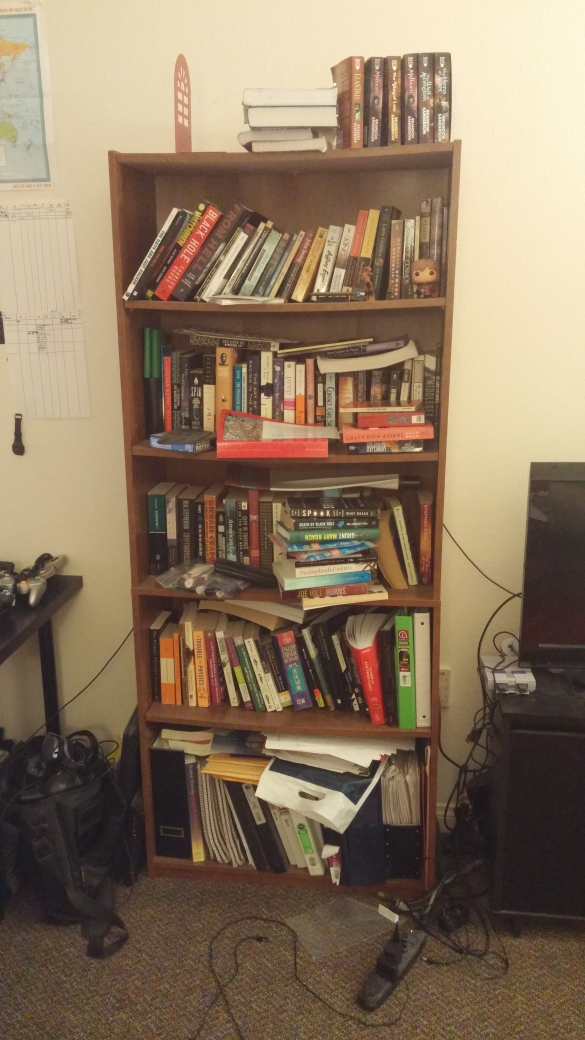
#> input picture shelfy/img/books0.jpg, 2340 x 4160 px (shown at 1/4 size)
$ python -i image_processing.py   (imports and definitions only)   (older library calls are emulated)
#> lines starting #> are read from the running program, lines starting #| are printed output that depends on the picture; after the words box and inside, x2 and y2 are one past the last pixel; in counts of white or black regions, pixels touching at a corner belong together
#> further down, picture is the input picture: shape (4160, 2340, 3); mean B, G, R 94.6, 117.3, 137.7
# Imports
import cv2
import matplotlib.pyplot as plt
import numpy as np
import scipy.ndimage
import scipy.stats


class Line(object):
    '''
    Simple class that holds the information related to a line;
    i.e., the slope, y-intercept, and center point along the line
    '''

    vertical_threshold = 30

    def __init__(self, m, b, center, min_x, max_x, min_y, max_y):
        '''
        m: slope
        b: y-intercept
        center: center point along the line (tuple)
        '''

        self.m = m
        self.b = b

        self.center = center

        self.min_x = min_x
        self.max_x = max_x

        self.min_y = min_y
        self.max_y = max_y


    # [42 lines left out: functions y, x, plot_img, not called in this run]

def gaussian_blur(img, sigma, debug = False):
    '''
    Blurs the image with a gaussian kernel of length sigma.
    This is usually done before line detection is performed.
    '''

    proc_img = scipy.ndimage.filters.gaussian_filter(img, sigma = (sigma, sigma))


    if debug:
        print('gaussian blur')
        plot_img(proc_img, show = True)

    return proc_img


def downsample(img, num_downsamples, debug = False):
    '''
    Downsamples an image by 50% num_downsamples times.
    This effectively reduces image size and resolution.
    '''

    proc_img = np.copy(img)
    for i in range(num_downsamples):
        proc_img = scipy.ndimage.interpolation.zoom(proc_img,.5)

        if debug:
            print('downsample', i)
            plot_img(proc_img, show = True)

    return proc_img

def sobel_x_squared(img, debug = False):
    '''
    Calculates the sobel_x transformation (x-gradient) squared.
    '''

    proc_img = cv2.Sobel(img, cv2.CV_64F, 1, 0, ksize = -1)**2.

    if debug:
        print('sobel x')
        plot_img(proc_img)

    return proc_img

# [27 lines left out: functions sobel_y_squared, laplace_squared, not called in this run]

def standardize(img, debug = False):
    '''
    Standardizes the image via img = (img - min/(max-min), where max and min
    are the maxima and minima pixel intensities present in the image
    '''
    proc_img = (img - np.min(img))/(np.max(img)-np.min(img))

    if debug:
        print('standardize')
        plot_img(proc_img)

    return proc_img

# [32 lines left out: functions digitize, binarize, not called in this run]


def dynamic_binarize(img, cutoff, debug = False):
    '''
    Binarizes an image by setting intensity of any pixel value with intensity
    not equal to zero to equal one.
    Final image has pixel intensities [0,1].
    '''

    if debug:
        print('dynamic binarize (before)')
        plt.hist(img.flatten())
        plt.show()

    for i in range(20):
        cutoff = i*.01
        bright_pixel_ratio = len(np.where(img > cutoff)[0])/(img.shape[0]*img.shape[1])


        if bright_pixel_ratio <= 0.4:
            break

    img[img > cutoff] = 1
    img[img <= cutoff] = 0


    if debug:
        print('dynamic binarize')

        plot_img(img, show = True)


    return img


# [88 lines left out: functions binarize_alt, erode_subtract, horizontal_dilate, horizontal_dilate_subtract, erode, not called in this run]

def vertical_erode(img, structure_length, iterations, debug = False):
    '''
    Erodes the image with a vertical structure element of length structure_length.
    Used to get rid of lines that are primarily horizontal.
    '''


    structure = np.array([[0,1,0],[0,1,0],[0,1,0]])*structure_length
    proc_img = scipy.ndimage.morphology.binary_erosion(img, structure, iterations)

    if debug:
        print('vertical erode')
        plot_img(proc_img, show = True)

    return proc_img

def vertical_dilate(img, structure_length, iterations, debug = False):
    '''
    Dilates an image in the vertical direction using a vertical structure element
    of scale structure_length.
    This is used to connect lines that are close by vertically.
    Repeats iterations times.
    '''

    structure = np.array([[0,1,0],[0,1,0],[0,1,0]])*structure_length
    proc_img = scipy.ndimage.morphology.binary_dilation(img, structure, iterations)

    if debug:
        print('vertical dilate')
        plot_img(proc_img, show = True)

    return proc_img

# [51 lines left out: functions dilate, horizontal_erode, horizontal_erode_dilate, not called in this run]

def connected_components(img, debug = False):
    '''
    Finds all connected components in a binary image and assigns all connections
    within a component to a unique value for that component.
    Returns the processed image, and the values of the unique components.

    '''
    proc_img, levels = scipy.ndimage.label(img, structure = np.ones((3,3)))
    levels = list(range(1, levels + 1))


    if debug:
        print('find connected components, levels = ', levels)
        plot_img(proc_img, show = True)

    return proc_img, levels


def remove_short_clusters_vertical(img, levels, threshold_fraction, debug = False):
    '''
    Given an image that has been labeled with connected components (see above),
    calculates the vertical height of each component and filters those that
    are too short.
    The threshold should be set as a fraction of the longest line present in the
    image.
    This is used to remove short vertical lines.

    '''

    drop_values = []
    ptps = []

    # Calculate peak-to-peak height of line
    for level in levels:
        bright_pixels = np.where(img == level)
        ptp = np.ptp(bright_pixels[0])
        ptps.append(ptp)


    # Determine which lines to drop
    threshold = np.max(ptps)/2.
    for i in range(len(ptps)):
        if ptps[i] < threshold:
            drop_values.append(levels[i])


    # Drop the lines
    for drop_value in drop_values:
        img[img == drop_value] = 0


    if debug:
        print('remove short clusters')
        plt.hist(ptps, bins = 25)
        plt.show()
        plot_img(img, show = True)

    return img


# [41 lines left out: function remove_short_clusters_horizontal, not called in this run]


def upsample(img, upsample_factor, debug = False):
    '''
    Upsamples the image, e.g. multiplies its height and width by the upsample_factor.
    This is performed to restore the image to the correct overall size that it
    was before a downsample was used in the imag eprocessing pipeline.
    '''


    proc_img = img.repeat(upsample_factor, axis = 0).repeat(upsample_factor, axis = 1)

    if debug:
        print('upsample')
        plot_img(proc_img, show = True)

    return proc_img

# [12 lines left out: function invert, not called in this run]

def get_lines_from_img(img, levels, debug = False):
    '''
    Finds the equations for all of the lines in a binary image,
    and returns as a list of Line objects (see above class definition).
    '''

    lines = []
    for level in levels:
        line = np.where(img == level)
        xs = line[1]
        ys = line[0]
        center = [np.mean(xs), np.mean(ys)]

        min_x = np.min(xs)
        max_x = np.max(xs)
        min_y = np.min(ys)
        max_y = np.max(ys)

        #print('std ratio', np.std(ys)/np.std(xs))
        spread = (np.max(ys) - np.min(ys))/(np.max(xs) - np.min(xs))

        # Line is vertical
        #if (np.std(ys)/np.std(xs) > 10):
        if spread > 10:
            line = Line(1000, 0, center, min_x, max_x, min_y, max_y)

        # Line is not vertical
        else:
            m, b, r, p, std = scipy.stats.linregress(xs,ys)
            line = Line(m, b, center, min_x, max_x, min_y, max_y)


        lines.append(line)

    # Sort the lines by their center x positions
    lines.sort(key = lambda line: line.center[0])

    return lines


# [95 lines left out: function get_shelf_lines, not called in this run]


def get_book_lines(img, angles = [0], spaces = ['h'], debug = False):
    '''
    Given an image, performs a number of image processing techniques to render
    the processed image down into a series of lines that represent the edges
    of spines in the image.
    The lines are returned as a list of Line objects (see above).
    Repeats iterations times.
    '''
#> called with debug = False

    # Convert to HSV
    gs_img = np.mean(img, axis = 2)
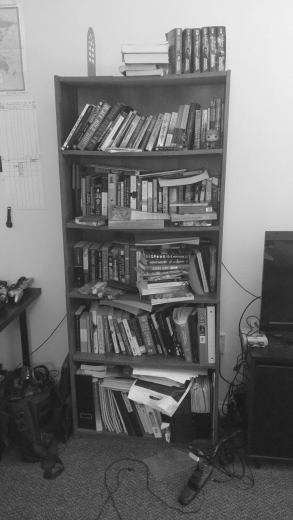
#> gs_img: shape (4160, 2340) float64 (shown at 1/8 size); min 15.33, max 246.3, mean 116.5
    final_img = np.zeros((gs_img.shape[0], gs_img.shape[1]))
    lines = []
    for angle in angles:

        # Rotate
        proc_img = scipy.ndimage.rotate(gs_img, angle = angle, reshape = False)


        # Convert to gs
        #proc_img = np.mean(img[:,:], axis = 2).astype(np.uint8)
        #proc_img = img[:,:,0]#.astype(np.uint8)

        # Blur
        sigma = 3
        proc_img = gaussian_blur(proc_img, sigma = sigma, debug = debug)

        # Sobel x
        proc_img = sobel_x_squared(proc_img, debug = debug)

        # Down sample
        num_downsamples = 2
        proc_img = downsample(proc_img, num_downsamples, debug = debug)


        # Standardize
        proc_img = standardize(proc_img, debug = debug)

        # [8 lines of commented-out code are left out]
        cutoff = np.max(proc_img)/12.
        proc_img = dynamic_binarize(proc_img, cutoff, debug = debug)

        # [12 lines of commented-out code are left out]
        structure_length = 200
        iterations = 8
        proc_img = vertical_erode(proc_img, structure_length, iterations, debug = debug)


        # Vertical dilate
        structure_length = 500
        iterations = 10
        proc_img = vertical_dilate(proc_img, structure_length, iterations, debug = debug)


        # Connected components
        proc_img, levels = connected_components(proc_img, debug = debug)

        # Remove short clusters
        threshold_fraction = 0.10
        proc_img = remove_short_clusters_vertical(proc_img, levels, threshold_fraction, debug = debug)

        # Re-binarize
        #proc_img = binarize(proc_img, debug = debug)

        # Dilate
        #structure_length = 3
        #proc_img = dilate(proc_img, structure_length, debug = debug)

        # Up sample
        upsample_factor = 2**num_downsamples
        proc_img = upsample(proc_img, upsample_factor, debug = debug)

        # Connected components
        #proc_img, levels = connected_components(proc_img, debug = debug)


        # Un-rotate image
        proc_img = scipy.ndimage.rotate(proc_img, angle = -1*angle, reshape = False)
        proc_img.resize((img.shape[0], img.shape[1]))
        final_img = final_img + proc_img

        '''fig = plt.figure(figsize = (16,12))
        plt.imshow(proc_img, cmap = 'gray')
        plt.show()'''
#> this loop made 1 pass
#> pass 1, in sobel_x_squared, `proc_img = cv2.Sobel(img, cv2.CV_64F, 1, 0, ksize = -1)**2.`:
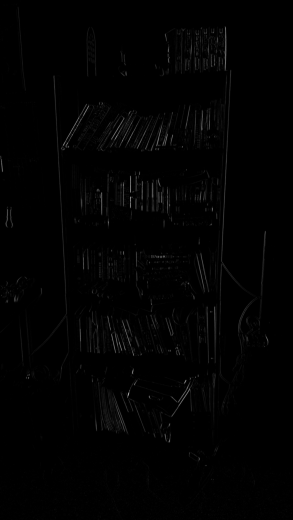
#> proc_img: shape (4160, 2340) float64 (shown at 1/8 size); min 0, max 391490.2, mean 3412.7; drawn with min black and max white
#> pass 1, in get_book_lines, `proc_img = downsample(proc_img, num_downsamples, debug = debug)`:
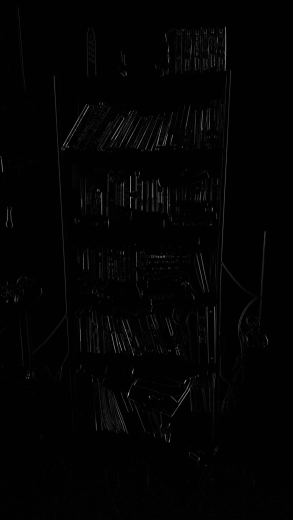
#> proc_img: shape (1040, 585) float64 (shown at 1/2 size); min -1769, max 386454.1, mean 3406.4; drawn with min black and max white
#> after the loop:
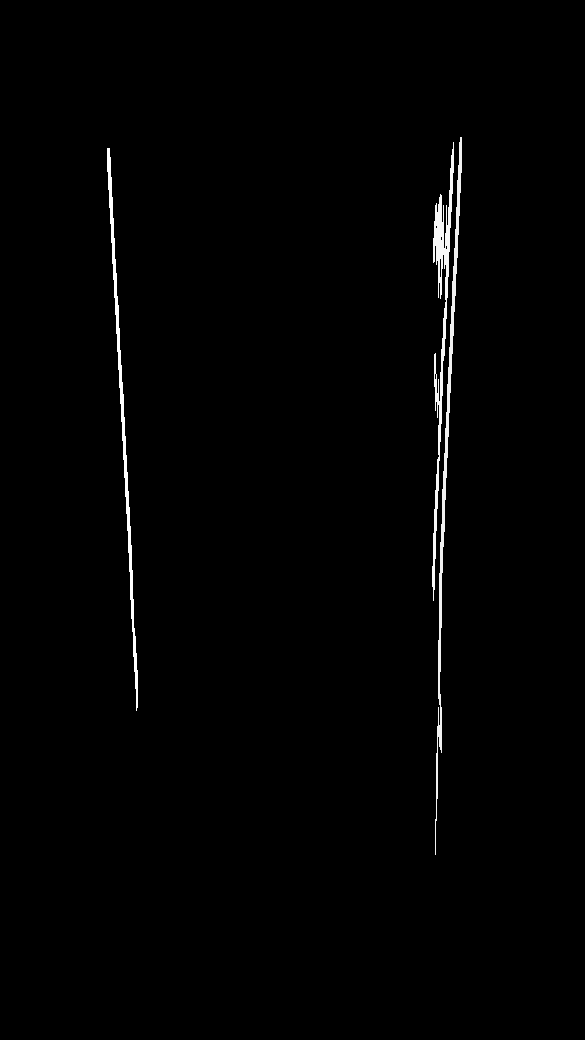
#> final_img: shape (4160, 2340) float64 (shown at 1/4 size); min 0, max 38, mean 0.4; drawn with min black and max white


    # Conver the final image to binary
    final_img[final_img > 0] = 1
#> final_img: shape (4160, 2340) float64; values 0 (black) and 1 (white), 1% white; 3 white regions, box (x1, y1, x2, y2) and area: (1728, 568, 1816, 2404) 35648, (1740, 548, 1848, 3420) 34160, (428, 592, 552, 2844) 28960

    # Connect components label
    final_img, levels = connected_components(final_img)
#> levels = [1, 2, 3]

    # Get the lines from the label
    lines = get_lines_from_img(final_img, levels, debug = False)
#> the loop in get_lines_from_img, `for level in levels:` made 3 passes
#> after the loop in get_lines_from_img, `for level in levels:`: lines = 3 items
#> lines = 3 items


    #fig = plt.figure(figsize = (16,12))
    #plt.imshow(final_img, cmap = 'gray')
    #plt.show()

    # Plot the result
    if debug:

        new_img = np.copy(img)

        #new_img[proc_img != 0,:] = [0,255,128]

        plot_img(new_img, show = False)
        for line in lines:
            y0 = line.min_y
            y1 = line.max_y

            x0 = line.x(y0)
            x1 = line.x(y1)

            plt.plot([x0, x1], [y0, y1], color = np.array([0,169,55])/255., lw = 6)

        plt.xlim(0, img.shape[1])
        plt.ylim(img.shape[0], 0)
        plt.xticks([])
        plt.yticks([])
        plt.savefig('proc_img.png', bbox_inches = 'tight', dpi = 300)

        plt.show()


    return lines


"""
VERY GOOD RESULTS!
def get_book_lines(img, spaces = ['h'], debug = False):
    '''
    Given an image, performs a number of image processing techniques to render
    the processed image down into a series of lines that represent the edges
    of spines in the image.
    The lines are returned as a list of Line objects (see above).
    Repeats iterations times.
    '''


    # Convert to HSV
    proc_img = cv2.cvtColor(img, cv2.COLOR_BGR2HSV)

    proc_img = ((proc_img[:,:,1])**2. + (proc_img[:,:,2])**2.)**.5#+proc_img[:,:,2]**2.)**.5

    # Convert to gs
    #proc_img = np.mean(img[:,:], axis = 2).astype(np.uint8)
    #proc_img = img[:,:,0]#.astype(np.uint8)

    # Down sample
    num_downsamples = 0
    proc_img = downsample(proc_img, num_downsamples, debug = debug)

    # Blur
    sigma = 3
    proc_img = gaussian_blur(proc_img, sigma = sigma, debug = debug)


    # Sobel x
    proc_img = sobel_x_squared(proc_img, debug = debug)


    # Standardize
    proc_img = standardize(proc_img, debug = debug)

    # [8 lines of commented-out code are left out]
    cutoff = np.max(proc_img)/100.
    proc_img = binarize(proc_img, cutoff, debug = debug)


    # Vertical erode
    structure_length = 200
    iterations = 50
    proc_img = vertical_erode(proc_img, structure_length, iterations, debug = debug)

    '''
    # Vertical dilate
    structure_length = 500
    iterations = 200
    proc_img = vertical_dilate(proc_img, structure_length, iterations, debug = debug)
    '''

    # Connected components
    proc_img, levels = connected_components(proc_img, debug = debug)

    # Remove short clusters
    threshold_fraction = 0.10
    proc_img = remove_short_clusters(proc_img, levels, threshold_fraction, debug = debug)

    # Re-binarize
    #proc_img = binarize(proc_img, debug = debug)

    # Dilate
    #structure_length = 3
    #proc_img = dilate(proc_img, structure_length, debug = debug)

    # Up sample
    upsample_factor = 2**num_downsamples
    proc_img = upsample(proc_img, upsample_factor, debug = debug)

    # Connected components
    proc_img, levels = connected_components(proc_img, debug = debug)


    # Lines
    lines = get_lines_from_img(proc_img, levels, debug = False)

    # Plot the result
    if debug:

        new_img = np.copy(img[:,:,::-1])

        #new_img[proc_img != 0,:] = [0,255,128]

        plot_img(new_img, show = False)
        for line in lines:
            y0 = 0
            y1 = np.shape(img)[0]

            x0 = line.x(y0)
            x1 = line.x(y1)

            plt.plot([x0, x1], [y0, y1], color = 'yellow', lw = 3)

        plt.xlim(0, img.shape[1])
        plt.ylim(img.shape[0], 0)
        plt.xticks([])
        plt.yticks([])
        plt.savefig('proc_img.png', bbox_inches = 'tight', dpi = 300)

        plt.show()

    return lines

"""


"""
Current working pipeline---don't delete or change this!!!!


def get_book_lines(img, debug = False):
    '''
    Given an image, performs a number of image processing techniques to render
    the processed image down into a series of lines that represent the edges
    of spines in the image.
    The lines are returned as a list of Line objects (see above).
    Repeats iterations times.
    '''

    # Convert to gs
    proc_img = np.mean(img[:,:], axis = 2).astype(np.uint8)

    # Down sample
    num_downsamples = 3
    proc_img = downsample(proc_img, num_downsamples, debug = debug)

    # Sobel x
    proc_img = sobel_x_squared(proc_img, debug = debug)

    # Standardize
    proc_img = standardize(proc_img, debug = debug)

    # Digitize
    num_levels = 4
    proc_img = digitize(proc_img, num_levels, debug = debug)

    # Binarize
    proc_img = binarize(proc_img, debug = debug)

    # Erode subtract
    structure_length = 5
    proc_img = erode_subtract(proc_img, structure_length, debug = debug)

    # Vertical erode
    structure_length = 200
    iterations = 3
    proc_img = vertical_erode(proc_img, structure_length, iterations, debug = debug)

    # Vertical dilate
    structure_length = 50
    iterations = 5
    proc_img = vertical_dilate(proc_img, structure_length, iterations, debug = debug)

    # Connected components
    proc_img, levels = connected_components(proc_img, debug = debug)

    # Remove short clusters
    threshold_fraction = 0.10
    proc_img = remove_short_clusters(proc_img, levels, threshold_fraction, debug = debug)

    # Re-binarize
    proc_img = binarize(proc_img, debug = debug)

    # Dilate
    #structure_length = 3
    #proc_img = dilate(proc_img, structure_length, debug = debug)

    # Up sample
    upsample_factor = 2**num_downsamples
    proc_img = upsample(proc_img, upsample_factor, debug = debug)

    # Connected components
    proc_img, levels = connected_components(proc_img, debug = debug)


    # Lines
    lines = get_lines_from_img(proc_img, levels, debug = False)

    # Plot the result
    if debug:

        new_img = np.copy(img[:,:,::-1])

        #new_img[proc_img != 0,:] = [0,255,128]

        plot_img(new_img, show = False)
        for line in lines:
            y0 = 0
            y1 = np.shape(img)[0]

            x0 = line.x(y0)
            x1 = line.x(y1)

            plt.plot([x0, x1], [y0, y1], color = 'yellow', lw = 3)

        plt.xlim(0, img.shape[1])
        plt.ylim(img.shape[0], 0)
        plt.xticks([])
        plt.yticks([])
        plt.savefig('proc_img.png', bbox_inches = 'tight', dpi = 300)

        plt.show()

    return lines
"""

>>> import cv2
>>> picture = cv2.imread('../img/books0.jpg')
>>> result = get_book_lines(picture)
#> result = 3 items
